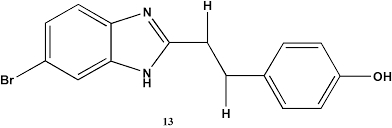
#> input picture in/1.png, 392 x 128 px
$ python 1.py
#> lines starting #> are read from the running program, lines starting #| are printed output that depends on the picture
#!/usr/bin/python3

import cv2
import numpy as np
from pathlib import Path
import imutils


source = '1.png'
destination = './'
try:
    Path('out').mkdir()
except:
    pass

def main():
    for i, imgPatg in enumerate(Path('in').glob('*.png')):
        print(i, imgPatg)
        img = cv2.imread(str(imgPatg))
#> img is the input picture: shape (128, 392, 3); min 0, max 255, mean 247.6
        img = imutils.resize(img, width=200)
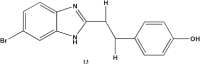
#> img: shape (65, 200, 3); min 35, max 255, mean 247.6

        gray = cv2.cvtColor(img, cv2.COLOR_BGR2GRAY)

        edges = cv2.Canny(gray, 0, 200, 3)
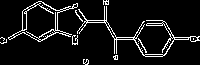
#> edges: shape (65, 200); 8.1% white in thin lines or dots


        blank_image = np.full(img.shape, 0xFF, np.uint8)

#> (the run stopped early here; a loop or call above may not have finished)
